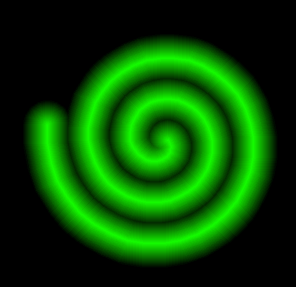

Write the Python code that produced this figure.
"""
  3D漂亮螺.py
  注意亮度为0.5的时候最鲜艳
  本程序需要coloradd模块支持,安装方法:
  pip install coloradd
  技术支持微信scartch8,QQ:406273900
  程序运行需要很长时间,请耐心等待。
  可以把窗口最小化,然后就能以更快的速度画完。
  网址: www.lixingqiu.com
"""
import turtle
from coloradd import lightset

def draw_sprial():
    """画螺旋"""
    length = 0
    turtle.home()
    turtle.pendown()
    for _ in range(100):
        turtle.fd(length)
        turtle.rt(10)
        length += 0.2
    turtle.penup()
   
turtle.colormode(255)              # 设定颜色模式为255
turtle.bgcolor('black')            # 设定背景色为黑
turtle.hideturtle()                # 隐藏海龟
turtle.delay(0)                    # 绘画延时为0毫秒
turtle.speed(0)                    # 动作速度为最快
turtle.pensize(50)                 # 画笔粗细为50 
turtle.penup()                     # 抬笔

color = (15,180,0)
for r in range(50,0,-1):
    turtle.pensize(r)
    c = lightset(color,0.5-r/100)  # 设置亮度越来越高
    turtle.color(c)
    draw_sprial()                  # 画螺旋 
    
turtle.done()
